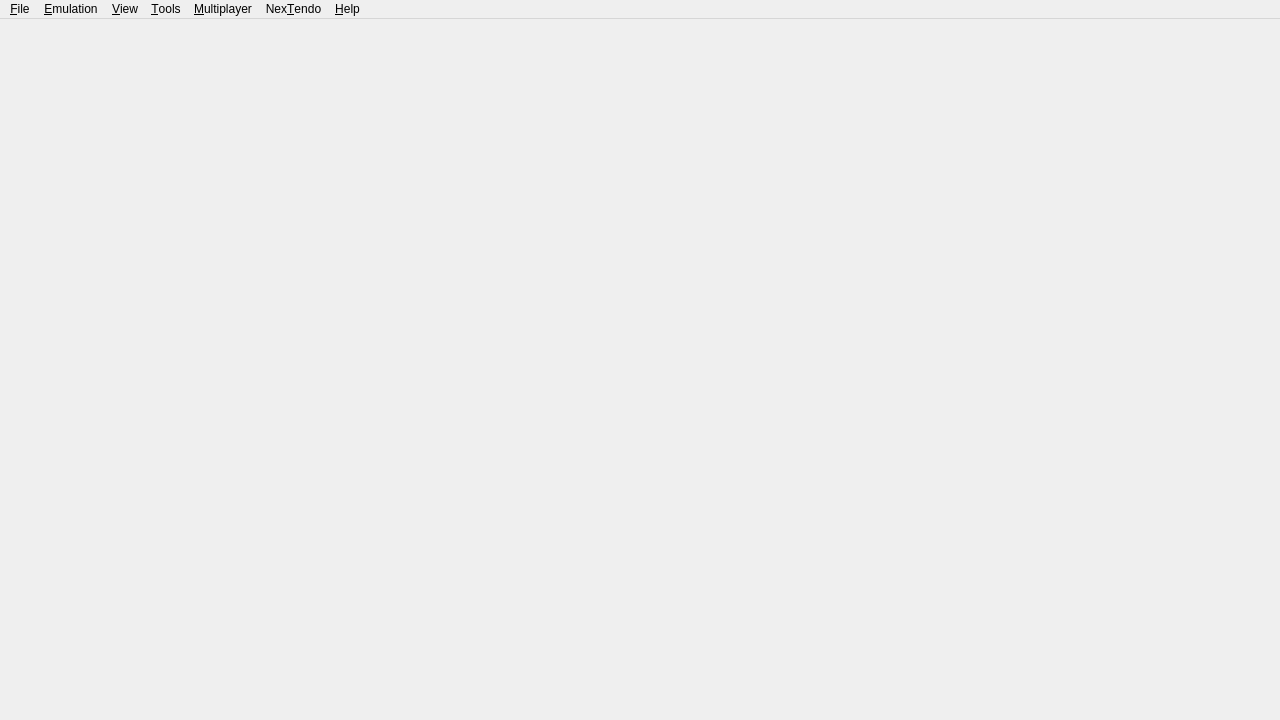
<?xml version="1.0" encoding="UTF-8"?>
<ui version="4.0">
 <class>MainWindow</class>
 <widget class="QMainWindow" name="MainWindow">
  <property name="geometry">
   <rect>
    <x>0</x>
    <y>0</y>
    <width>1280</width>
    <height>720</height>
   </rect>
  </property>
  <property name="windowTitle">
   <string>citron</string>
  </property>
  <property name="windowIcon">
   <iconset resource="citron.qrc">
    <normaloff>:/img/citron.ico</normaloff>:/img/citron.ico</iconset>
  </property>
  <property name="tabShape">
   <enum>QTabWidget::Rounded</enum>
  </property>
  <property name="dockNestingEnabled">
   <bool>true</bool>
  </property>
  <widget class="QWidget" name="centralwidget">
   <layout class="QHBoxLayout" name="horizontalLayout">
    <property name="leftMargin">
     <number>0</number>
    </property>
    <property name="topMargin">
     <number>0</number>
    </property>
    <property name="rightMargin">
     <number>0</number>
    </property>
    <property name="bottomMargin">
     <number>0</number>
    </property>
   </layout>
  </widget>
  <widget class="QMenuBar" name="menubar">
   <property name="geometry">
    <rect>
     <x>0</x>
     <y>0</y>
     <width>1280</width>
     <height>21</height>
    </rect>
   </property>
   <widget class="QMenu" name="menu_File">
    <property name="title">
     <string>&amp;File</string>
    </property>
    <widget class="QMenu" name="menu_recent_files">
     <property name="title">
      <string>&amp;Recent Files</string>
     </property>
    </widget>
    <addaction name="action_Install_File_NAND"/>
    <addaction name="action_Trim_XCI_File"/>
    <addaction name="separator"/>
    <addaction name="action_Load_File"/>
    <addaction name="action_Load_Folder"/>
    <addaction name="separator"/>
    <addaction name="menu_recent_files"/>
    <addaction name="separator"/>
    <addaction name="action_Load_Amiibo"/>
    <addaction name="separator"/>
    <addaction name="action_Open_citron_Folder"/>
    <addaction name="separator"/>
    <addaction name="action_Exit"/>
   </widget>
   <widget class="QMenu" name="menu_Emulation">
    <property name="title">
     <string>&amp;Emulation</string>
    </property>
    <addaction name="action_Pause"/>
    <addaction name="action_Stop"/>
    <addaction name="action_Restart"/>
    <addaction name="separator"/>
    <addaction name="action_Configure"/>
    <addaction name="action_Configure_Current_Game"/>
   </widget>
   <widget class="QMenu" name="menu_View">
    <property name="title">
     <string>&amp;View</string>
    </property>
    <widget class="QMenu" name="menu_Reset_Window_Size">
     <property name="title">
      <string>&amp;Reset Window Size</string>
     </property>
    </widget>
    <widget class="QMenu" name="menu_View_Debugging">
     <property name="title">
      <string>&amp;Debugging</string>
     </property>
    </widget>
    <action name="action_Reset_Window_Size_720">
     <property name="text">
      <string>Reset Window Size to &amp;720p</string>
     </property>
     <property name="iconText">
      <string>Reset Window Size to 720p</string>
     </property>
    </action>
    <action name="action_Reset_Window_Size_900">
     <property name="text">
      <string>Reset Window Size to &amp;900p</string>
     </property>
     <property name="iconText">
      <string>Reset Window Size to 900p</string>
     </property>
    </action>
    <action name="action_Reset_Window_Size_1080">
     <property name="text">
      <string>Reset Window Size to &amp;1080p</string>
     </property>
     <property name="iconText">
      <string>Reset Window Size to 1080p</string>
     </property>
    </action>
    <addaction name="action_Fullscreen"/>
    <addaction name="action_Single_Window_Mode"/>
    <addaction name="action_Display_Dock_Widget_Headers"/>
    <addaction name="action_Show_Filter_Bar"/>
    <addaction name="action_Show_Status_Bar"/>
    <addaction name="action_Show_Performance_Overlay"/>
    <addaction name="action_Show_Vram_Overlay"/>
    <addaction name="action_Show_Multiplayer_Room_Overlay"/>
    <addaction name="actionControllerOverlay"/>
    <addaction name="action_Toggle_Grid_View"/>
    <addaction name="separator"/>
    <addaction name="menu_Reset_Window_Size"/>
    <addaction name="menu_View_Debugging"/>
   </widget>
   <widget class="QMenu" name="menu_Multiplayer">
    <property name="enabled">
     <bool>true</bool>
    </property>
    <property name="title">
     <string>&amp;Multiplayer</string>
    </property>
    <addaction name="action_View_Lobby"/>
    <addaction name="action_Start_Room"/>
    <addaction name="action_Connect_To_Room"/>
    <addaction name="separator"/>
    <addaction name="action_Show_Room"/>
    <addaction name="action_Leave_Room"/>
   </widget>
   <widget class="QMenu" name="menu_NexTendo">
    <property name="title">
     <string>Nex&amp;Tendo</string>
    </property>
    <addaction name="action_Nextendo_Open_Account"/>
    <addaction name="action_Nextendo_Population"/>
    <addaction name="action_Nextendo_Sign_In"/>
    <addaction name="action_Nextendo_Sign_Out"/>
    <addaction name="separator"/>
    <addaction name="action_Nextendo_Enable_Redirection"/>
   </widget>
   <widget class="QMenu" name="menu_Tools">
    <property name="title">
     <string>&amp;Tools</string>
    </property>
    <widget class="QMenu" name="menu_cabinet_applet">
     <property name="title">
      <string>&amp;Amiibo</string>
     </property>
     <addaction name="action_Load_Cabinet_Nickname_Owner"/>
     <addaction name="action_Load_Cabinet_Eraser"/>
     <addaction name="action_Load_Cabinet_Restorer"/>
     <addaction name="action_Load_Cabinet_Formatter"/>
    </widget>
    <widget class="QMenu" name="menuTAS">
     <property name="title">
      <string>&amp;TAS</string>
     </property>
     <addaction name="action_TAS_Start"/>
     <addaction name="action_TAS_Record"/>
     <addaction name="action_TAS_Reset"/>
     <addaction name="separator"/>
     <addaction name="action_Configure_Tas"/>
    </widget>
    <addaction name="action_Install_Keys"/>
    <addaction name="action_Install_Firmware"/>
    <addaction name="action_Verify_installed_contents"/>
    <addaction name="separator"/>
    <addaction name="action_Load_Home_Menu"/>
    <addaction name="menu_cabinet_applet"/>
    <addaction name="action_Load_Album"/>
    <addaction name="action_Load_Mii_Edit"/>
    <addaction name="action_Open_Controller_Menu"/>
    <addaction name="separator"/>
    <addaction name="action_Capture_Screenshot"/>
    <addaction name="menuTAS"/>
   </widget>
   <widget class="QMenu" name="menu_Help">
    <property name="title">
     <string>&amp;Help</string>
    </property>
    <addaction name="action_Report_Compatibility"/>
    <addaction name="action_Open_Support"/>
    <addaction name="separator"/>
    <addaction name="action_Open_Log_Folder"/>
    <addaction name="separator"/>
    <addaction name="action_Check_For_Updates"/>
    <addaction name="separator"/>
    <addaction name="action_About"/>
   </widget>
   <addaction name="menu_File"/>
   <addaction name="menu_Emulation"/>
   <addaction name="menu_View"/>
   <addaction name="menu_Tools"/>
   <addaction name="menu_Multiplayer"/>
   <addaction name="menu_NexTendo"/>
   <addaction name="menu_Help"/>
  </widget>
  <action name="action_Install_File_NAND">
   <property name="enabled">
    <bool>true</bool>
   </property>
   <property name="text">
    <string>&amp;Install Files to NAND...</string>
   </property>
  </action>
  <action name="action_Trim_XCI_File">
   <property name="enabled">
    <bool>true</bool>
   </property>
   <property name="text">
    <string>&amp;Trim XCI File...</string>
   </property>
  </action>
  <action name="action_Load_File">
   <property name="text">
    <string>L&amp;oad File...</string>
   </property>
  </action>
  <action name="action_Load_Folder">
   <property name="text">
    <string>Load &amp;Folder...</string>
   </property>
  </action>
  <action name="action_Exit">
   <property name="text">
    <string>E&amp;xit</string>
   </property>
  </action>
  <action name="action_Pause">
   <property name="enabled">
    <bool>false</bool>
   </property>
   <property name="text">
    <string>&amp;Pause</string>
   </property>
  </action>
  <action name="action_Stop">
   <property name="enabled">
    <bool>false</bool>
   </property>
   <property name="text">
    <string>&amp;Stop</string>
   </property>
  </action>
  <action name="action_Verify_installed_contents">
   <property name="text">
    <string>&amp;Verify Installed Contents</string>
   </property>
  </action>
  <action name="action_About">
   <property name="text">
    <string>&amp;About citron-neo: The switch fell off</string>
   </property>
  </action>
  <action name="action_Check_For_Updates">
   <property name="text">
    <string>Check for &amp;Updates...</string>
   </property>
  </action>
  <action name="action_Single_Window_Mode">
   <property name="checkable">
    <bool>true</bool>
   </property>
   <property name="text">
    <string>Single &amp;Window Mode</string>
   </property>
  </action>
  <action name="action_Configure">
   <property name="text">
    <string>Con&amp;figure...</string>
   </property>
   <property name="menuRole">
    <enum>QAction::PreferencesRole</enum>
   </property>
  </action>
  <action name="action_Display_Dock_Widget_Headers">
   <property name="checkable">
    <bool>true</bool>
   </property>
   <property name="text">
    <string>Display D&amp;ock Widget Headers</string>
   </property>
  </action>
  <action name="action_Show_Filter_Bar">
   <property name="checkable">
    <bool>true</bool>
   </property>
   <property name="text">
    <string>Show &amp;Filter Bar</string>
   </property>
  </action>
  <action name="action_Show_Status_Bar">
   <property name="checkable">
    <bool>true</bool>
   </property>
   <property name="text">
    <string>Show &amp;Status Bar</string>
   </property>
   <property name="iconText">
    <string>Show Status Bar</string>
   </property>
  </action>
  <action name="action_Show_Performance_Overlay">
   <property name="checkable">
    <bool>true</bool>
   </property>
   <property name="text">
    <string>Show &amp;Performance Overlay</string>
   </property>
   <property name="iconText">
    <string>Show Performance Overlay</string>
   </property>
  </action>
  <action name="action_Show_Vram_Overlay">
   <property name="checkable">
    <bool>true</bool>
   </property>
   <property name="text">
    <string>Show &amp;VRAM Monitor</string>
   </property>
   <property name="iconText">
    <string>Show VRAM Monitor</string>
   </property>
  </action>
  <action name="action_Show_Multiplayer_Room_Overlay">
    <property name="checkable">
      <bool>true</bool>
    </property>
    <property name="text">
      <string>Show &amp;Multiplayer Room Overlay</string>
    </property>
    <property name="iconText">
      <string>Show Multiplayer Room Overlay</string>
    </property>
  </action>
  <action name="actionControllerOverlay">
   <property name="checkable">
    <bool>true</bool>
   </property>
   <property name="text">
    <string>Show Controller Overlay</string>
   </property>
  </action>
  <action name="action_Toggle_Grid_View">
   <property name="checkable">
    <bool>true</bool>
   </property>
   <property name="text">
    <string>&amp;Grid View</string>
   </property>
   <property name="iconText">
    <string>Grid View</string>
   </property>
  </action>
  <action name="action_View_Lobby">
   <property name="enabled">
    <bool>true</bool>
   </property>
   <property name="text">
    <string>&amp;Browse Public Game Lobby</string>
   </property>
  </action>
  <action name="action_Nextendo_Open_Account">
   <property name="text">
    <string>&amp;Open Account Page</string>
   </property>
  </action>
  <action name="action_Nextendo_Population">
   <property name="text">
    <string>&amp;Population</string>
   </property>
  </action>
  <action name="action_Nextendo_Sign_In">
   <property name="text">
    <string>&amp;Sign In</string>
   </property>
  </action>
  <action name="action_Nextendo_Sign_Out">
   <property name="enabled">
    <bool>false</bool>
   </property>
   <property name="text">
    <string>Sign &amp;Out</string>
   </property>
  </action>
  <action name="action_Nextendo_Enable_Redirection">
   <property name="checkable">
    <bool>true</bool>
   </property>
   <property name="text">
    <string>&amp;Enable Network Redirection</string>
   </property>
  </action>
  <action name="action_Start_Room">
   <property name="enabled">
    <bool>true</bool>
   </property>
   <property name="text">
    <string>&amp;Create Room</string>
   </property>
  </action>
  <action name="action_Leave_Room">
   <property name="enabled">
    <bool>false</bool>
   </property>
   <property name="text">
    <string>&amp;Leave Room</string>
   </property>
  </action>
  <action name="action_Connect_To_Room">
   <property name="text">
    <string>&amp;Direct Connect to Room</string>
   </property>
  </action>
  <action name="action_Show_Room">
   <property name="enabled">
    <bool>false</bool>
   </property>
   <property name="text">
    <string>&amp;Show Current Room</string>
   </property>
  </action>
  <action name="action_Fullscreen">
   <property name="checkable">
    <bool>true</bool>
   </property>
   <property name="text">
    <string>F&amp;ullscreen</string>
   </property>
  </action>
  <action name="action_Restart">
   <property name="enabled">
    <bool>false</bool>
   </property>
   <property name="text">
    <string>&amp;Restart</string>
   </property>
  </action>
  <action name="action_Load_Amiibo">
   <property name="enabled">
    <bool>false</bool>
   </property>
   <property name="text">
    <string>Load &amp;Amiibo...</string>
   </property>
  </action>
  <action name="action_Report_Compatibility">
   <property name="enabled">
    <bool>false</bool>
   </property>
   <property name="text">
    <string>&amp;Report Compatibility</string>
   </property>
   <property name="visible">
    <bool>false</bool>
   </property>
  </action>
  <action name="action_Open_Support">
   <property name="text">
    <string>Get &amp;Support (Discord)</string>
   </property>
  </action>
  <action name="action_Open_citron_Folder">
   <property name="text">
    <string>Open &amp;citron Folder</string>
   </property>
  </action>
  <action name="action_Open_Log_Folder">
   <property name="text">
    <string>Open &amp;Log Folder</string>
   </property>
  </action>
  <action name="action_Capture_Screenshot">
   <property name="enabled">
    <bool>false</bool>
   </property>
   <property name="text">
    <string>&amp;Capture Screenshot</string>
   </property>
  </action>
  <action name="action_Load_Album">
   <property name="text">
    <string>Open &amp;Album</string>
   </property>
  </action>
  <action name="action_Load_Cabinet_Nickname_Owner">
   <property name="text">
    <string>&amp;Set Nickname and Owner</string>
   </property>
  </action>
  <action name="action_Load_Cabinet_Eraser">
   <property name="text">
    <string>&amp;Delete Game Data</string>
   </property>
  </action>
  <action name="action_Load_Cabinet_Restorer">
   <property name="text">
    <string>&amp;Restore Amiibo</string>
   </property>
  </action>
  <action name="action_Load_Cabinet_Formatter">
   <property name="text">
    <string>&amp;Format Amiibo</string>
   </property>
  </action>
  <action name="action_Load_Mii_Edit">
   <property name="text">
    <string>Open &amp;Mii Editor</string>
   </property>
  </action>
  <action name="action_Load_Home_Menu">
   <property name="text">
    <string>Open &amp;Home Menu</string>
   </property>
  </action>
  <action name="action_Configure_Tas">
   <property name="text">
    <string>&amp;Configure TAS...</string>
   </property>
   <property name="menuRole">
    <enum>QAction::NoRole</enum>
   </property>
  </action>
  <action name="action_Configure_Current_Game">
   <property name="enabled">
    <bool>false</bool>
   </property>
   <property name="text">
    <string>Configure C&amp;urrent Game...</string>
   </property>
   <property name="menuRole">
    <enum>QAction::NoRole</enum>
   </property>
  </action>
  <action name="action_TAS_Start">
   <property name="enabled">
    <bool>false</bool>
   </property>
   <property name="text">
    <string>&amp;Start</string>
   </property>
  </action>
  <action name="action_TAS_Reset">
   <property name="enabled">
    <bool>false</bool>
   </property>
   <property name="text">
    <string>&amp;Reset</string>
   </property>
  </action>
  <action name="action_TAS_Record">
   <property name="enabled">
    <bool>false</bool>
   </property>
   <property name="text">
    <string>R&amp;ecord</string>
   </property>
  </action>
  <action name="action_Open_Controller_Menu">
   <property name="text">
    <string>Open &amp;Controller Menu</string>
   </property>
  </action>
  <action name="action_Install_Firmware">
   <property name="text">
    <string>Install Firmware</string>
   </property>
  </action>
  <action name="action_Install_Keys">
   <property name="text">
    <string>Install Decryption Keys</string>
   </property>
  </action>
 </widget>
 <resources>
  <include location="citron.qrc"/>
 </resources>
 <connections/>
</ui>
